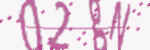
#> input picture captcha_trainer/test_captcha/02gN_e60e743d-84a2-4d3f-8e0e-8cd3ad9443cf.png, 150 x 50 px
$ python -i predict_testing.py   (imports and definitions only)
#> lines starting #> are read from the running program, lines starting #| are printed output that depends on the picture
### captcha_trainer/config.py
#!/usr/bin/env python3
# -*- coding:utf-8 -*-
# Author: kerlomz <kerlomz@gmail.com>

import os
import platform
import re
import yaml

from character import *
from constants import *
from exception import exception, ConfigException

# Your CPU supports instructions that this TensorFlow binary was not compiled to use: AVX2
# If you have a GPU, you shouldn't care about AVX support.
# Just disables the warning, doesn't enable AVX/FMA
# os.environ['TF_CPP_MIN_LOG_LEVEL'] = '2'
PROJECT_PATH = "."
IGNORE_FILES = ['.DS_Store']


NETWORK_MAP = {
    'CNN5': CNNNetwork.CNN5,
    'ResNet': CNNNetwork.ResNet,
    'DenseNet': CNNNetwork.DenseNet,
    'LSTM': RecurrentNetwork.LSTM,
    'BLSTM': RecurrentNetwork.BLSTM,
    'SRU': RecurrentNetwork.SRU,
    'BSRU': RecurrentNetwork.BSRU,
    'GRU': RecurrentNetwork.GRU,
}


OPTIMIZER_MAP = {
    'AdaBound': Optimizer.AdaBound,
    'Adam': Optimizer.Adam,
    'Momentum': Optimizer.Momentum,
    'SGD': Optimizer.SGD,
    'AdaGrad': Optimizer.AdaGrad,
    'RMSProp': Optimizer.RMSProp
}

PLATFORM = platform.system()

# SYS_CONFIG_DEMO_NAME = 'config_demo.yaml'
MODEL_CONFIG_DEMO_NAME = 'model_demo.yaml'
# SYS_CONFIG_NAME = 'config.yaml'
MODEL_CONFIG_NAME = 'model.yaml'
MODEL_PATH = os.path.join(PROJECT_PATH, 'model')
OUTPUT_PATH = os.path.join(PROJECT_PATH, 'out')
TFRECORDS_DIR = os.path.join(PROJECT_PATH, 'dataset')

PATH_SPLIT = "\\" if PLATFORM == "Windows" else "/"

# SYS_CONFIG_PATH = os.path.join(PROJECT_PATH, SYS_CONFIG_NAME)
# SYS_CONFIG_PATH = SYS_CONFIG_PATH if os.path.exists(SYS_CONFIG_PATH) else os.path.join("../", SYS_CONFIG_NAME)

MODEL_CONFIG_PATH = os.path.join(PROJECT_PATH, MODEL_CONFIG_NAME)
MODEL_CONFIG_PATH = MODEL_CONFIG_PATH if os.path.exists(MODEL_CONFIG_PATH) else os.path.join("../", MODEL_CONFIG_NAME)

# with open(SYS_CONFIG_PATH, 'r', encoding="utf-8") as sys_fp:
#     sys_stream = sys_fp.read()
#     cf_system = yaml.load(sys_stream, Loader=yaml.SafeLoader)

with open(MODEL_CONFIG_PATH, 'r', encoding="utf-8") as sys_fp:
    sys_stream = sys_fp.read()
    cf_model = yaml.load(sys_stream, Loader=yaml.SafeLoader)


def char_set(_type):
    if isinstance(_type, list):
        return _type
    if isinstance(_type, str):
        return SIMPLE_CHAR_SET.get(_type) if _type in SIMPLE_CHAR_SET.keys() else ConfigException.CHAR_SET_NOT_EXIST
    exception(
        "Character set configuration error, customized character set should be list type",
        ConfigException.CHAR_SET_INCORRECT
    )


"""CHARSET"""
CHAR_SET = cf_model['Model'].get('CharSet')
CHAR_EXCLUDE = cf_model['Model'].get('CharExclude')
GEN_CHAR_SET = [i for i in char_set(CHAR_SET) if i not in CHAR_EXCLUDE]
GEN_CHAR_SET = [''] + GEN_CHAR_SET

# fixed Not enough time for target transition sequence
# GEN_CHAR_SET = SPACE_TOKEN + GEN_CHAR_SET
CHAR_REPLACE = cf_model['Model'].get('CharReplace')
CHAR_REPLACE = CHAR_REPLACE if CHAR_REPLACE else {}
CHAR_SET_LEN = len(GEN_CHAR_SET)
CASE_SENSITIVE = cf_model['Model'].get('CaseSensitive')
CASE_SENSITIVE = CASE_SENSITIVE if CASE_SENSITIVE is not None else True

"""MODEL"""
# NEU_NETWORK = cf_system['NeuralNet']
TARGET_MODEL = cf_model['Model'].get('ModelName')
IMAGE_HEIGHT = cf_model['Model'].get('ImageHeight')
IMAGE_WIDTH = cf_model['Model'].get('ImageWidth')
IMAGE_CHANNEL = cf_model['Model'].get('ImageChannel')
IMAGE_CHANNEL = IMAGE_CHANNEL if IMAGE_CHANNEL else 1
MULTI_SHAPE = False


"""NEURAL NETWORK"""
NEU_CNN = cf_model['NeuralNet'].get('CNNNetwork')
NEU_CNN = NEU_CNN if NEU_CNN else 'CNN5'
NEU_RECURRENT = cf_model['NeuralNet'].get('RecurrentNetwork')
NEU_RECURRENT = NEU_RECURRENT if NEU_RECURRENT else 'BLSTM'
NUM_HIDDEN = cf_model['NeuralNet'].get('HiddenNum')
OUTPUT_KEEP_PROB = cf_model['NeuralNet'].get('KeepProb')
LSTM_LAYER_NUM = 2
NEU_OPTIMIZER = cf_model['NeuralNet'].get('Optimizer')
NEU_OPTIMIZER = NEU_OPTIMIZER if NEU_OPTIMIZER else 'AdaBound'
PREPROCESS_COLLAPSE_REPEATED = cf_model['NeuralNet'].get('PreprocessCollapseRepeated')
PREPROCESS_COLLAPSE_REPEATED = PREPROCESS_COLLAPSE_REPEATED if PREPROCESS_COLLAPSE_REPEATED is not None else False
CTC_MERGE_REPEATED = cf_model['NeuralNet'].get('CTCMergeRepeated')
CTC_MERGE_REPEATED = CTC_MERGE_REPEATED if CTC_MERGE_REPEATED is not None else True
CTC_BEAM_WIDTH = cf_model['NeuralNet'].get('CTCBeamWidth')
CTC_BEAM_WIDTH = CTC_BEAM_WIDTH if CTC_BEAM_WIDTH is not None else 1
CTC_TOP_PATHS = cf_model['NeuralNet'].get('CTCTopPaths')
CTC_TOP_PATHS = CTC_TOP_PATHS if CTC_TOP_PATHS is not None else 1
CTC_LOSS_TIME_MAJOR = True
WARP_CTC = cf_model['NeuralNet'].get('WarpCTC')
WARP_CTC = WARP_CTC if WARP_CTC is not None else False


LEAKINESS = 0.01
NUM_CLASSES = CHAR_SET_LEN + 2

MODEL_TAG = '{}.model'.format(TARGET_MODEL)
CHECKPOINT_TAG = 'checkpoint'
SAVE_MODEL = os.path.join(MODEL_PATH, MODEL_TAG)
SAVE_CHECKPOINT = os.path.join(MODEL_PATH, CHECKPOINT_TAG)

"""SYSTEM"""
GPU_USAGE = cf_model['System'].get('DeviceUsage')

"""PATH & LABEL"""
TRAIN_PATH_IN_MODEL = cf_model.get('Trains')


TRAINS_PATH = cf_model['Trains'].get('TrainsPath')
TEST_PATH = cf_model['Trains'].get('TestPath')
DATASET_PATH = cf_model['Trains'].get('DatasetPath')

TRAINS_REGEX = cf_model['Trains'].get('TrainRegex')
TRAINS_REGEX = TRAINS_REGEX if TRAINS_REGEX else ".*?(?=_)"

TEST_REGEX = cf_model['Trains'].get('TestRegex')
TEST_REGEX = TEST_REGEX if TEST_REGEX else (TRAINS_REGEX if TRAINS_REGEX else ".*?(?=_)")

TEST_SET_NUM = cf_model['Trains'].get('TestSetNum')
TEST_SET_NUM = TEST_SET_NUM if TEST_SET_NUM else 1000
HAS_TEST_SET = TEST_PATH and (os.path.exists(TEST_PATH) if isinstance(TEST_PATH, str) else True)

SPLIT_DATASET = not TEST_PATH
TEST_USE_TFRECORDS = isinstance(TEST_PATH, str) and TEST_PATH.endswith("tfrecords")
TRAINS_USE_TFRECORDS = isinstance(TRAINS_PATH, str) and TRAINS_PATH.endswith("tfrecords")

"""TRAINS"""
TRAINS_SAVE_STEPS = cf_model['Trains'].get('SavedSteps')
TRAINS_VALIDATION_STEPS = cf_model['Trains'].get('ValidationSteps')
TRAINS_END_ACC = cf_model['Trains'].get('EndAcc')
TRAINS_END_COST = cf_model['Trains'].get('EndCost')
TRAINS_END_COST = TRAINS_END_COST if TRAINS_END_COST else 1
TRAINS_END_EPOCHS = cf_model['Trains'].get('EndEpochs')
TRAINS_LEARNING_RATE = cf_model['Trains'].get('LearningRate')
DECAY_RATE = cf_model['Trains'].get('DecayRate')
DECAY_RATE = DECAY_RATE if DECAY_RATE else 0.98
DECAY_STEPS = cf_model['Trains'].get('DecaySteps')
DECAY_STEPS = DECAY_STEPS if DECAY_STEPS else 10000
BATCH_SIZE = cf_model['Trains'].get('BatchSize')
BATCH_SIZE = BATCH_SIZE if BATCH_SIZE else 64
TEST_BATCH_SIZE = cf_model['Trains'].get('TestBatchSize')
TEST_BATCH_SIZE = TEST_BATCH_SIZE if TEST_BATCH_SIZE else 300
MOMENTUM = 0.9

"""PRETREATMENT"""
BINARYZATION = cf_model['Pretreatment'].get('Binaryzation')
SMOOTH = cf_model['Pretreatment'].get('Smoothing')
BLUR = cf_model['Pretreatment'].get('Blur')
REPLACE_TRANSPARENT = cf_model['Pretreatment'].get('ReplaceTransparent')
RESIZE = cf_model['Pretreatment'].get('Resize')
RESIZE = RESIZE if RESIZE else [IMAGE_WIDTH, IMAGE_HEIGHT]

"""COMPILE_MODEL"""
COMPILE_MODEL_PATH = os.path.join(OUTPUT_PATH, '{}.pb'.format(TARGET_MODEL))
QUANTIZED_MODEL_PATH = os.path.join(MODEL_PATH, 'quantized_{}.pb'.format(TARGET_MODEL))


# [50 lines left out: functions _checkpoint, init, not called in this run]


if '../' not in MODEL_CONFIG_PATH:
    print('Loading Configuration...')
    print('---------------------------------------------------------------------------------')
    print("PROJECT_PATH", PROJECT_PATH)
    print('MODEL_PATH:', SAVE_MODEL)
    print('COMPILE_MODEL_PATH:', COMPILE_MODEL_PATH)
    print('CHAR_SET_LEN:', CHAR_SET_LEN)
    print('CHAR_REPLACE: {}'.format(CHAR_REPLACE))
    print('IMAGE_WIDTH: {}, IMAGE_HEIGHT: {}'.format(
        IMAGE_WIDTH, IMAGE_HEIGHT)
    )
    print('NEURAL NETWORK: {}'.format(cf_model['NeuralNet']))

    print('---------------------------------------------------------------------------------')

### captcha_trainer/predict_testing.py
#!/usr/bin/env python3
# -*- coding:utf-8 -*-
# Author: kerlomz <kerlomz@gmail.com>
import io
import cv2
import numpy as np
import PIL.Image as PIL_Image
import tensorflow as tf
from importlib import import_module
from config import *
from constants import RunMode
from pretreatment import preprocessing
from framework import GraphOCR
import matplotlib.pyplot as plt


def get_image_batch(img_bytes):

    def load_image(image_bytes):
        data_stream = io.BytesIO(image_bytes)
        pil_image = PIL_Image.open(data_stream)
        rgb = pil_image.split()
        size = pil_image.size

        if len(rgb) > 3 and REPLACE_TRANSPARENT:
            background = PIL_Image.new('RGB', pil_image.size, (255, 255, 255))
            background.paste(pil_image, (0, 0, size[0], size[1]), pil_image)
            pil_image = background

        if IMAGE_CHANNEL == 1:
            pil_image = pil_image.convert('L')

        im = np.array(pil_image)
        im = preprocessing(im, BINARYZATION, SMOOTH, BLUR).astype(np.float32)
        if RESIZE[0] == -1:
            ratio = RESIZE[1] / size[1]
            resize_width = int(ratio * size[0])
            im = cv2.resize(im, (resize_width, RESIZE[1]))
        else:
            im = cv2.resize(im, (RESIZE[0], RESIZE[1]))
        im = im.swapaxes(0, 1)
        return (im[:, :, np.newaxis] if IMAGE_CHANNEL == 1 else im[:, :]) / 255.

    return [load_image(index) for index in [img_bytes]]


def decode_maps(charset):
    return {index: char for index, char in enumerate(charset, 0)}


def predict_func(image_batch, _sess, dense_decoded, op_input):
    dense_decoded_code = _sess.run(dense_decoded, feed_dict={
        op_input: image_batch,
    })
    decoded_expression = []
    for item in dense_decoded_code:
        expression = ''

        for char_index in item:
            if char_index == -1:
                expression += ''
            else:
                expression += decode_maps(GEN_CHAR_SET)[char_index]
        decoded_expression.append(expression)
    return ''.join(decoded_expression) if len(decoded_expression) > 1 else decoded_expression[0]


# [63 lines not run here, left out]

>>> import cv2
>>> picture = cv2.imread('test_captcha/02gN_e60e743d-84a2-4d3f-8e0e-8cd3ad9443cf.png', cv2.IMREAD_GRAYSCALE)
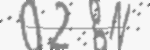
#> picture: shape (50, 150); min 108, max 247, mean 219.7
#> (the run stopped early here; a loop or call above may not have finished)

$ run again, on captcha_trainer/test_captcha/3TNp_e962f7cb-b4bb-4f69-8910-8ca65c83c111.png
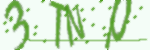
#> input picture captcha_trainer/test_captcha/3TNp_e962f7cb-b4bb-4f69-8910-8ca65c83c111.png, 150 x 50 px
#> `picture = cv2.imread('test_captcha/02gN_e60e743d-84a2-4d3f-8e0e-8cd3ad..`:
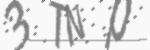
#> picture: shape (50, 150); min 113, max 249, mean 221.8

$ run again, on captcha_trainer/test_captcha/3oVc_126223fa-b196-4494-8259-420c773be331.png
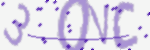
#> input picture captcha_trainer/test_captcha/3oVc_126223fa-b196-4494-8259-420c773be331.png, 150 x 50 px
#> `picture = cv2.imread('test_captcha/02gN_e60e743d-84a2-4d3f-8e0e-8cd3ad..`:
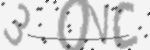
#> picture: shape (50, 150); min 60, max 244, mean 218.1

$ run again, on captcha_trainer/test_captcha/3pEm_bf03b3bf-104e-45af-8c69-f038c3c894fd.png
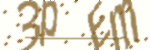
#> input picture captcha_trainer/test_captcha/3pEm_bf03b3bf-104e-45af-8c69-f038c3c894fd.png, 150 x 50 px
#> `picture = cv2.imread('test_captcha/02gN_e60e743d-84a2-4d3f-8e0e-8cd3ad..`:
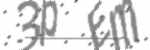
#> picture: shape (50, 150); min 105, max 254, mean 220.9
